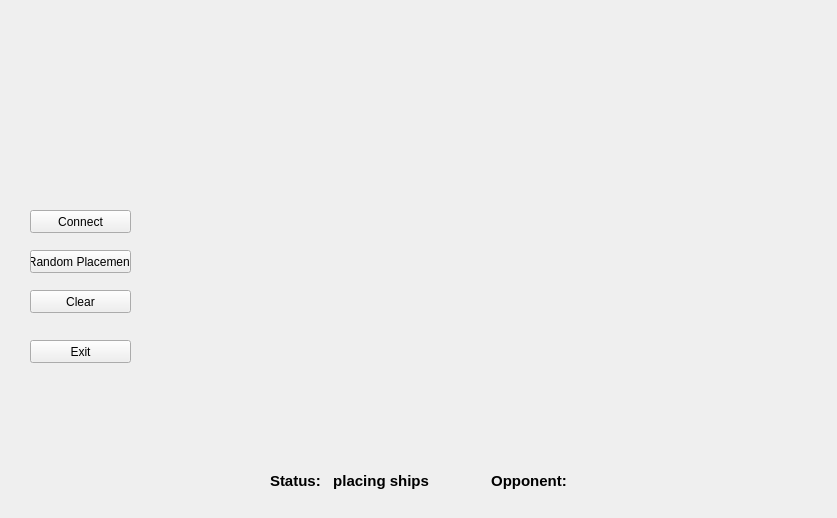
<?xml version="1.0" encoding="UTF-8"?>
<ui version="4.0">
 <class>MainWindow</class>
 <widget class="QMainWindow" name="MainWindow">
  <property name="geometry">
   <rect>
    <x>0</x>
    <y>0</y>
    <width>837</width>
    <height>518</height>
   </rect>
  </property>
  <property name="minimumSize">
   <size>
    <width>837</width>
    <height>518</height>
   </size>
  </property>
  <property name="maximumSize">
   <size>
    <width>837</width>
    <height>518</height>
   </size>
  </property>
  <property name="windowTitle">
   <string>Sea Battle</string>
  </property>
  <widget class="QWidget" name="centralWidget">
   <widget class="QLabel" name="labelStatus">
    <property name="geometry">
     <rect>
      <x>270</x>
      <y>470</y>
      <width>531</width>
      <height>21</height>
     </rect>
    </property>
    <property name="font">
     <font>
      <pointsize>11</pointsize>
      <weight>75</weight>
      <italic>false</italic>
      <bold>true</bold>
      <underline>false</underline>
      <strikeout>false</strikeout>
      <kerning>true</kerning>
     </font>
    </property>
    <property name="text">
     <string>Status:   placing ships</string>
    </property>
   </widget>
   <widget class="QLabel" name="labelOpponent">
    <property name="geometry">
     <rect>
      <x>370</x>
      <y>470</y>
      <width>201</width>
      <height>21</height>
     </rect>
    </property>
    <property name="font">
     <font>
      <pointsize>11</pointsize>
      <weight>75</weight>
      <italic>false</italic>
      <bold>true</bold>
      <underline>false</underline>
      <strikeout>false</strikeout>
      <kerning>true</kerning>
     </font>
    </property>
    <property name="text">
     <string>Opponent: </string>
    </property>
    <property name="alignment">
     <set>Qt::AlignRight|Qt::AlignTrailing|Qt::AlignVCenter</set>
    </property>
   </widget>
   <widget class="QPushButton" name="connectButton">
    <property name="geometry">
     <rect>
      <x>30</x>
      <y>210</y>
      <width>101</width>
      <height>23</height>
     </rect>
    </property>
    <property name="text">
     <string>Connect</string>
    </property>
   </widget>
   <widget class="QPushButton" name="randomButton">
    <property name="geometry">
     <rect>
      <x>30</x>
      <y>250</y>
      <width>101</width>
      <height>23</height>
     </rect>
    </property>
    <property name="text">
     <string>Random Placement</string>
    </property>
   </widget>
   <widget class="QPushButton" name="ClearButton">
    <property name="geometry">
     <rect>
      <x>30</x>
      <y>290</y>
      <width>101</width>
      <height>23</height>
     </rect>
    </property>
    <property name="text">
     <string>Clear</string>
    </property>
   </widget>
   <widget class="QPushButton" name="exitButton">
    <property name="geometry">
     <rect>
      <x>30</x>
      <y>340</y>
      <width>101</width>
      <height>23</height>
     </rect>
    </property>
    <property name="text">
     <string>Exit</string>
    </property>
   </widget>
  </widget>
  <action name="actionStart">
   <property name="text">
    <string>Start</string>
   </property>
   <property name="shortcut">
    <string>Ctrl+S</string>
   </property>
  </action>
  <action name="actionQuit">
   <property name="text">
    <string>Quit</string>
   </property>
   <property name="shortcut">
    <string>Ctrl+Q</string>
   </property>
  </action>
  <action name="actionClear">
   <property name="text">
    <string>Clear</string>
   </property>
   <property name="shortcut">
    <string>Ctrl+C</string>
   </property>
  </action>
  <action name="actionRandom">
   <property name="text">
    <string>Random</string>
   </property>
   <property name="shortcut">
    <string>Ctrl+R</string>
   </property>
  </action>
  <action name="actionLeave">
   <property name="text">
    <string>Leave</string>
   </property>
   <property name="shortcut">
    <string>Ctrl+L</string>
   </property>
  </action>
 </widget>
 <layoutdefault spacing="6" margin="11"/>
 <resources/>
 <connections/>
</ui>
